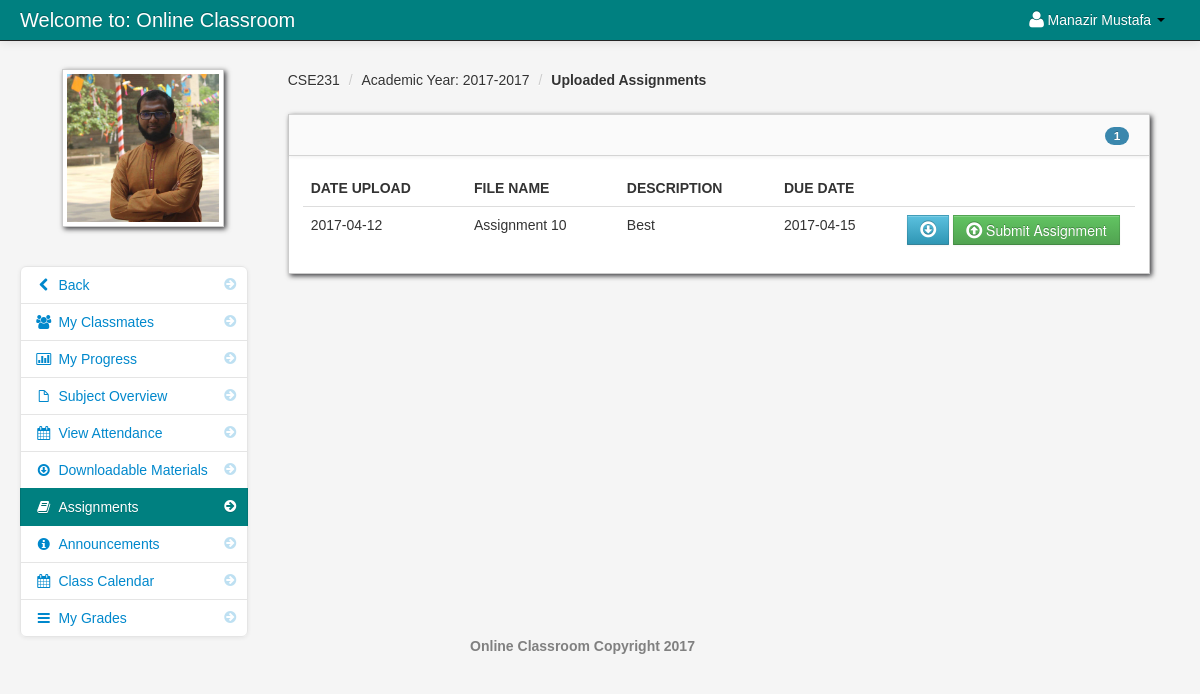
The page /assignment_student.php?id=21 (signed in) on the database its author committed.
### tables this page shows
CREATE TABLE `student` (
  `student_id` int(11) NOT NULL,
  `firstname` varchar(100) NOT NULL,
  `lastname` varchar(100) NOT NULL,
  `class_id` int(11) NOT NULL,
  `username` varchar(100) NOT NULL,
  `password` varchar(100) NOT NULL,
  `email` varchar(100) NOT NULL,
  `contact_number` int(12) NOT NULL,
  `location` varchar(100) NOT NULL,
  `status` varchar(100) NOT NULL
);

CREATE TABLE `teacher_class` (
  `teacher_class_id` int(11) NOT NULL,
  `teacher_id` int(11) NOT NULL,
  `class_id` int(11) NOT NULL,
  `semester` varchar(100) NOT NULL,
  `thumbnails` varchar(100) NOT NULL,
  `school_year` varchar(100) NOT NULL,
  `class_title` varchar(100) NOT NULL,
  `description` longtext NOT NULL,
  `Credit` int(11) NOT NULL,
  `Pre_req` varchar(100) NOT NULL
);

CREATE TABLE `class` (
  `class_id` int(11) NOT NULL,
  `class_name` varchar(100) NOT NULL
);

CREATE TABLE `assignment` (
  `assignment_id` int(11) NOT NULL,
  `floc` varchar(300) NOT NULL,
  `fdatein` date NOT NULL,
  `fdue_date` date NOT NULL,
  `fdesc` varchar(100) NOT NULL,
  `teacher_id` int(11) NOT NULL,
  `class_id` int(11) NOT NULL,
  `fname` varchar(100) NOT NULL
);

### session.php (called while the page is built, shortened)
<?php
$session_id=$_SESSION['id'];
?>

### assignment_student.php (the view, shortened to what this page needs)
<?php include('header_dashboard.php'); ?>
<?php include('session.php'); ?>
<?php $get_id = $_GET['id']; ?>
    <body>
		<?php include('navbar_student.php'); ?>
        <div class="container-fluid">
            <div class="row-fluid">
				<?php include('assignment_link_student.php'); ?>
                <div class="span9" id="content">
                     <div class="row-fluid">
										<?php $class_query = mysql_query("select * from teacher_class
										LEFT JOIN class ON class.class_id = teacher_class.class_id
										where teacher_class_id = '$get_id'")or die(mysql_error());
										$class_row = mysql_fetch_array($class_query);
										?>
					     <ul class="breadcrumb">
							<li><a href="#"><?php echo $class_row['class_name']; ?></a> <span class="divider">/</span></li>
							<li><a href="#">Academic Year: <?php echo $class_row['school_year']; ?></a> <span class="divider">/</span></li>
							<li><a href="#"><b>Uploaded Assignments</b></a></li>
						</ul>
                        <div id="block_bg" class="block">
                            <div class="navbar navbar-inner block-header">
								<?php $query = mysql_query("select * FROM assignment where class_id = '$get_id'  order by fdatein DESC")or die(mysql_error());
									  $count  = mysql_num_rows($query);
								?>
                                <div id="" class="muted pull-right"><span class="badge badge-info"><?php echo $count; ?></span></div>
                            </div>
                            <div class="block-content collapse in">
                                <div class="span12">
								<?php
									$query = mysql_query("select * FROM assignment where class_id = '$get_id'  order by fdatein DESC")or die(mysql_error());
									$count = mysql_num_rows($query);
									if ($count == '0'){?>
									<div class="alert alert-info">No Assignment Currently Uploaded</div>
									<?php
									}else{
								?>
  											<table cellpadding="0" cellspacing="0" border="0" class="table" id="">
										<thead>
										        <tr>
												<th>Date Upload</th>
												<th>File Name</th>
												<th>Description</th>
												<th>Due Date</th>
												<th></th>
												</tr>
										</thead>
										<tbody>
                              		<?php
										$query = mysql_query("select * FROM assignment where class_id = '$get_id'  order by fdatein DESC")or die(mysql_error());
										while($row = mysql_fetch_array($query)){
										$id  = $row['assignment_id'];
										$floc = $row['floc'];
									?>
										<tr>
										 <td><?php echo $row['fdatein']; ?></td>
                                         <td><?php  echo $row['fname']; ?></td>
                                         <td><?php echo $row['fdesc']; ?></td>
                                         <td><?php echo $row['fdue_date']; ?></td>
                                         <td width="220">
										 <form id="assign" method="post" action="submit_assignment.php<?php echo '?id='.$get_id ?>&<?php echo 'post_id='.$id ?>">
										 <?php
											if ($floc == ""){
											}else{
										 ?>
										  <a data-placement="bottom" title="Download" id="<?php echo $id; ?>download"  class="btn btn-info" href="<?php echo $row['floc']; ?>"><i class="icon-download icon-large"></i></a>
										<?php } ?>
										 <button  data-placement="bottom" title="Submit Assignment" id="<?php echo $id; ?>submit" class="btn btn-success" name="btn_assign"><i class="icon-upload icon-large"></i> Submit Assignment</button>
										 </form>
										 </td>
                                </tr>
						 <?php } ?>
										</tbody>
									</table>
						 <?php } ?>
                                </div>
                            </div>
                        </div>
                    </div>
                </div>
            </div>
		<?php include('footer.php'); ?>
        </div>
		<?php include('script.php'); ?>
    </body>
</html>

### navbar_student.php (shortened to what this page needs)
<div class="navbar navbar-fixed-top navbar-inverse">
        <div class="navbar-inner">
            <div class="container-fluid">
                <a class="brand" href="dashboard_student.php">Welcome to: Online Classroom</a>
					<div class="nav-collapse collapse">
						<ul class="nav pull-right">
							<?php $query= mysql_query("select * from student where student_id = '$session_id'")or die(mysql_error());
									$row = mysql_fetch_array($query);
							?>
							<li class="dropdown">
								<a href="#" role="button" class="dropdown-toggle" data-toggle="dropdown"> <i class="icon-user icon-large"></i><?php echo $row['firstname']." ".$row['lastname'];  ?> <i class="caret"></i></a>
							</li>
						</ul>
					</div>
            </div>
        </div>
</div>

### assignment_link_student.php
<div class="span3" id="sidebar">
	<img id="avatar" src="admin/<?php echo $row['location']; ?>" class="img-polaroid">
		<ul class="nav nav-list bs-docs-sidenav nav-collapse collapse">
				<li class=""><a href="dashboard_student.php"><i class="icon-chevron-right"></i><i class="icon-chevron-left"></i>&nbsp;Back</a></li>
				<li class=""><a href="my_classmates.php<?php echo '?id='.$get_id; ?>"><i class="icon-chevron-right"></i><i class="icon-group"></i>&nbsp;My Classmates</a></li>
				<li class=""><a href="progress.php<?php echo '?id='.$get_id; ?>"><i class="icon-chevron-right"></i><i class="icon-bar-chart"></i>&nbsp;My Progress</a></li>
				<li class=""><a href="subject_overview_student.php<?php echo '?id='.$get_id; ?>"><i class="icon-chevron-right"></i><i class="icon-file"></i>&nbsp;Subject Overview</a></li>
				<li class=""><a href="student_attendance.php<?php echo '?id='.$get_id; ?>"><i class="icon-chevron-right"></i><i class="icon-calendar"></i>&nbsp;View Attendance</a></li>
				<li class=""><a href="downloadable_student.php<?php echo '?id='.$get_id; ?>"><i class="icon-chevron-right"></i><i class="icon-download"></i>&nbsp;Downloadable Materials</a></li>
				<li class="active"><a href="#"><i class="icon-chevron-right"></i><i class="icon-book"></i>&nbsp;Assignments</a></li>
				<li class=""><a href="announcements_student.php<?php echo '?id='.$get_id; ?>"><i class="icon-chevron-right"></i><i class="icon-info-sign"></i>&nbsp;Announcements</a></li>
				<li class=""><a href="class_calendar_student.php<?php echo '?id='.$get_id; ?>"><i class="icon-chevron-right"></i><i class="icon-calendar"></i>&nbsp;Class Calendar</a></li>
				<?php $my_student = mysql_query("SELECT * FROM teacher_class_student where teacher_class_id = '$get_id' and student_id = '$session_id' ")or die(mysql_error());
						while($row = mysql_fetch_array($my_student)){
							$id = $row['teacher_class_student_id'];
						}
				?>
				<li class=""><a href="student_marks.php<?php echo '?id='.$id; ?>"><i class="icon-chevron-right"></i><i class="icon-reorder"></i>&nbsp;My Grades</a></li>
		</ul>
</div>

### admin/assets/styles.css (style rules this page uses)
body { padding-top: 60px; padding-bottom: 40px; background-color: #f5f5f5; }
#content { margin-left:0px; }
.breadcrumb { margin: 0 0 0px; padding: 10px 0px; background-color: transparent; }
.block { background: url("../images/pixel-60fff.png") repeat scroll 0 0 rgba(0, 0, 0, 0) !important; border: 1px solid #ccc; background: white; margin: 1em 0em; border-top: none; -webkit-box-shadow: 2px 2px 5px rgba(0, 0, 6, 0.75); -moz-box-shadow: 2px 2px 5px rgba(0, 0, 6, 0.75); box-shadow: 2px 2px 5px rgba(0, 0, 6, 0.75); }
.block-content { margin: 1em; min-height: .25em; }
.block-header { margin-bottom: 0px; border-right: none; border-left: none; -webkit-border-radius: 0px; -moz-border-radius: 0px; border-radius: 0px; }
.block-header div { padding-top: 10px; }
.bs-docs-sidenav { max-width: 228px; margin: 30px 0 0; padding: 0; background-color: #fff; -webkit-border-radius: 6px; -moz-border-radius: 6px; border-radius: 6px; -webkit-box-shadow: 0 1px 4px rgba(0,0,0,.065); -moz-box-shadow: 0 1px 4px rgba(0,0,0,.065); box-shadow: 0 1px 4px rgba(0,0,0,.065); }
.bs-docs-sidenav > li > a { display: block; width: 190px \9; margin: 0 0 -1px; padding: 8px 14px; border: 1px solid #e5e5e5; }
.bs-docs-sidenav > li:first-child > a { -webkit-border-radius: 6px 6px 0 0; -moz-border-radius: 6px 6px 0 0; border-radius: 6px 6px 0 0; }
.bs-docs-sidenav > li:last-child > a { -webkit-border-radius: 0 0 6px 6px; -moz-border-radius: 0 0 6px 6px; border-radius: 0 0 6px 6px; }
.bs-docs-sidenav > .active > a { position: relative; z-index: 2; padding: 9px 15px; border: 0; text-shadow: 0 1px 0 rgba(0,0,0,.15); -webkit-box-shadow: inset 1px 0 0 rgba(0,0,0,.1), inset -1px 0 0 rgba(0,0,0,.1); -moz-box-shadow: inset 1px 0 0 rgba(0,0,0,.1), inset -1px 0 0 rgba(0,0,0,.1); box-shadow: inset 1px 0 0 rgba(0,0,0,.1), inset -1px 0 0 rgba(0,0,0,.1); }
.bs-docs-sidenav .icon-chevron-right { float: right; margin-top: 2px; margin-right: -6px; opacity: .25; }
.bs-docs-sidenav .active .icon-chevron-right, .bs-docs-sidenav .active a:hover .icon-chevron-right { opacity: 1; }

### rows shown on the page
student: firstname "Manazir", lastname "Mustafa", location (picture)
teacher_class: class.class_name "CSE231", school_year "2017-2017"
assignment: fdatein "2017-04-12", fname "Assignment 10", fdesc "Best", fdue_date "2017-04-15"

### other values the page prints
$count "1"
